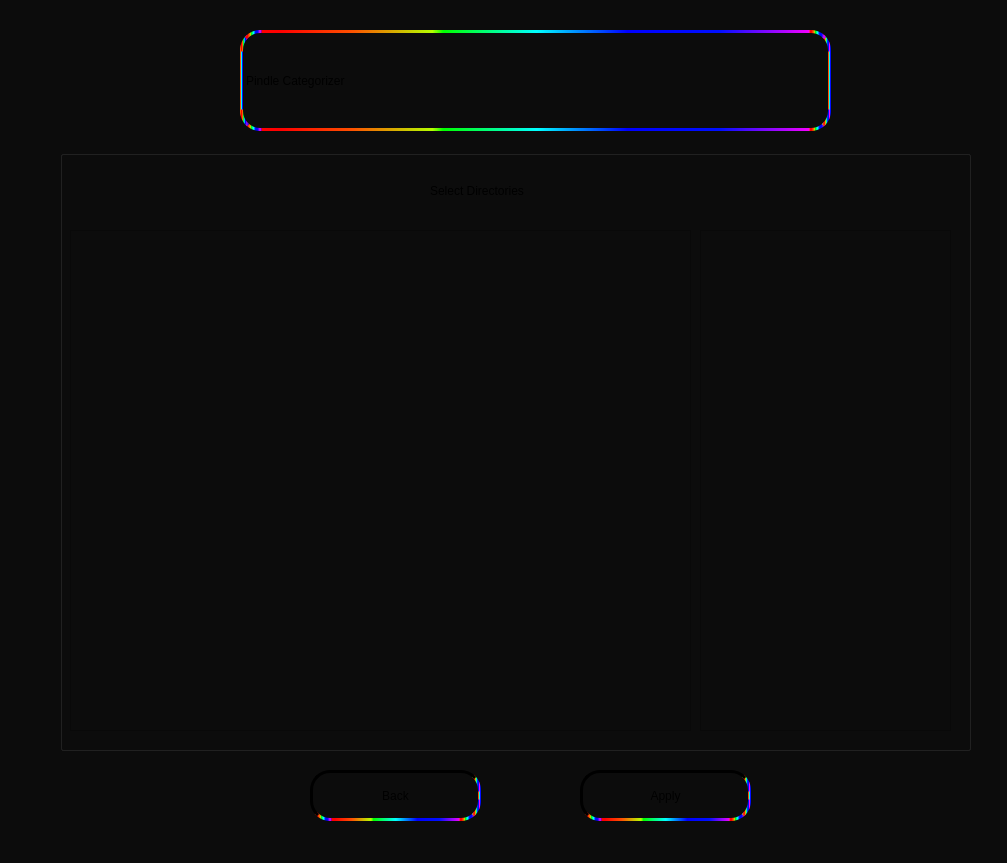
<?xml version="1.0" encoding="UTF-8"?>
<ui version="4.0">
 <class>MainWindow</class>
 <widget class="QMainWindow" name="MainWindow">
  <property name="geometry">
   <rect>
    <x>0</x>
    <y>0</y>
    <width>1007</width>
    <height>863</height>
   </rect>
  </property>
  <property name="windowTitle">
   <string>MainWindow</string>
  </property>
  <property name="styleSheet">
   <string notr="true">background-color: rgb(12, 12, 12);</string>
  </property>
  <widget class="QWidget" name="centralwidget">
   <widget class="QLabel" name="label">
    <property name="geometry">
     <rect>
      <x>240</x>
      <y>30</y>
      <width>591</width>
      <height>101</height>
     </rect>
    </property>
    <property name="styleSheet">
     <string notr="true">font: 75 45pt &quot;Quicksand&quot;;
border-radius: 20px;
border: 3px solid qlineargradient(spread:reflect, x1:0, y1:0, x2:1, y2:0, stop:0.0379147 rgba(255, 0, 0, 255), stop:0.166 rgba(255, 80, 0, 255), stop:0.312796 rgba(181, 255, 0, 255), stop:0.333 rgba(0, 255, 0, 255), stop:0.50237 rgba(0, 255, 255, 255), stop:0.666 rgba(0, 0, 255, 255), stop:0.833 rgba(0, 15, 255, 255), stop:1 rgba(252, 0, 255, 255));</string>
    </property>
    <property name="text">
     <string>Pindle Categorizer</string>
    </property>
   </widget>
   <widget class="QGroupBox" name="groupBox">
    <property name="geometry">
     <rect>
      <x>60</x>
      <y>150</y>
      <width>911</width>
      <height>601</height>
     </rect>
    </property>
    <property name="styleSheet">
     <string notr="true">font: 75 20pt &quot;Quicksand&quot;;</string>
    </property>
    <property name="title">
     <string/>
    </property>
    <property name="alignment">
     <set>Qt::AlignHCenter|Qt::AlignTop</set>
    </property>
    <property name="flat">
     <bool>true</bool>
    </property>
    <property name="checkable">
     <bool>false</bool>
    </property>
    <widget class="QLabel" name="label_6">
     <property name="geometry">
      <rect>
       <x>370</x>
       <y>20</y>
       <width>231</width>
       <height>41</height>
      </rect>
     </property>
     <property name="text">
      <string>Select Directories</string>
     </property>
    </widget>
    <widget class="QTreeView" name="DirectoryView">
     <property name="geometry">
      <rect>
       <x>10</x>
       <y>80</y>
       <width>621</width>
       <height>501</height>
      </rect>
     </property>
     <property name="styleSheet">
      <string notr="true">font: 75 18pt &quot;Quicksand&quot;;</string>
     </property>
     <property name="frameShadow">
      <enum>QFrame::Raised</enum>
     </property>
     <property name="midLineWidth">
      <number>0</number>
     </property>
     <property name="sizeAdjustPolicy">
      <enum>QAbstractScrollArea::AdjustToContents</enum>
     </property>
     <property name="autoScrollMargin">
      <number>11</number>
     </property>
     <property name="dragDropMode">
      <enum>QAbstractItemView::DragOnly</enum>
     </property>
     <property name="defaultDropAction">
      <enum>Qt::CopyAction</enum>
     </property>
     <property name="selectionMode">
      <enum>QAbstractItemView::SingleSelection</enum>
     </property>
     <property name="selectionBehavior">
      <enum>QAbstractItemView::SelectItems</enum>
     </property>
     <property name="indentation">
      <number>35</number>
     </property>
     <property name="uniformRowHeights">
      <bool>true</bool>
     </property>
     <property name="sortingEnabled">
      <bool>true</bool>
     </property>
     <property name="animated">
      <bool>true</bool>
     </property>
     <attribute name="headerCascadingSectionResizes">
      <bool>false</bool>
     </attribute>
     <attribute name="headerDefaultSectionSize">
      <number>110</number>
     </attribute>
    </widget>
    <widget class="QListWidget" name="listWidget">
     <property name="geometry">
      <rect>
       <x>640</x>
       <y>80</y>
       <width>251</width>
       <height>501</height>
      </rect>
     </property>
     <property name="cursor" stdset="0">
      <cursorShape>PointingHandCursor</cursorShape>
     </property>
     <property name="dragDropMode">
      <enum>QAbstractItemView::DropOnly</enum>
     </property>
     <property name="defaultDropAction">
      <enum>Qt::CopyAction</enum>
     </property>
     <property name="sortingEnabled">
      <bool>false</bool>
     </property>
    </widget>
    <widget class="QPushButton" name="pushButton_4">
     <property name="geometry">
      <rect>
       <x>730</x>
       <y>510</y>
       <width>81</width>
       <height>51</height>
      </rect>
     </property>
     <property name="cursor">
      <cursorShape>PointingHandCursor</cursorShape>
     </property>
     <property name="styleSheet">
      <string notr="true">border: 0px;</string>
     </property>
     <property name="text">
      <string/>
     </property>
     <property name="icon">
      <iconset>
       <normaloff>categorization pics/minus.png</normaloff>categorization pics/minus.png</iconset>
     </property>
     <property name="iconSize">
      <size>
       <width>100</width>
       <height>100</height>
      </size>
     </property>
    </widget>
   </widget>
   <widget class="QPushButton" name="pushButton">
    <property name="geometry">
     <rect>
      <x>310</x>
      <y>770</y>
      <width>171</width>
      <height>51</height>
     </rect>
    </property>
    <property name="cursor">
     <cursorShape>PointingHandCursor</cursorShape>
    </property>
    <property name="styleSheet">
     <string notr="true">font: 75 20pt &quot;Quicksand&quot;;
border-radius: 20px;
border: 3px solid qlineargradient(spread:reflect, x1:0, y1:0, x2:1, y2:0, stop:0.0379147 rgba(255, 0, 0, 255), stop:0.166 rgba(255, 80, 0, 255), stop:0.312796 rgba(181, 255, 0, 255), stop:0.333 rgba(0, 255, 0, 255), stop:0.50237 rgba(0, 255, 255, 255), stop:0.666 rgba(0, 0, 255, 255), stop:0.833 rgba(0, 15, 255, 255), stop:1 rgba(252, 0, 255, 255));
border-style: outset;
border-top-color: 3px qlineargradient(spread:reflect, x1:0, y1:0, x2:1, y2:0, stop:0.0379147 rgba(255, 0, 0, 255), stop:0.166 rgba(255, 80, 0, 255), stop:0.312796 rgba(181, 255, 0, 255), stop:0.333 rgba(0, 255, 0, 255), stop:0.50237 rgba(0, 255, 255, 255), stop:0.666 rgba(0, 0, 255, 255), stop:0.833 rgba(0, 15, 255, 255), stop:1 rgba(252, 0, 255, 255));
</string>
    </property>
    <property name="text">
     <string>Back</string>
    </property>
    <property name="autoDefault">
     <bool>false</bool>
    </property>
    <property name="flat">
     <bool>true</bool>
    </property>
   </widget>
   <widget class="QPushButton" name="pushButton_2">
    <property name="geometry">
     <rect>
      <x>580</x>
      <y>770</y>
      <width>171</width>
      <height>51</height>
     </rect>
    </property>
    <property name="cursor">
     <cursorShape>PointingHandCursor</cursorShape>
    </property>
    <property name="styleSheet">
     <string notr="true">font: 75 20pt &quot;Quicksand&quot;;
border-radius: 20px;
border: 3px solid qlineargradient(spread:reflect, x1:0, y1:0, x2:1, y2:0, stop:0.0379147 rgba(255, 0, 0, 255), stop:0.166 rgba(255, 80, 0, 255), stop:0.312796 rgba(181, 255, 0, 255), stop:0.333 rgba(0, 255, 0, 255), stop:0.50237 rgba(0, 255, 255, 255), stop:0.666 rgba(0, 0, 255, 255), stop:0.833 rgba(0, 15, 255, 255), stop:1 rgba(252, 0, 255, 255));
border-style: outset;
border-top-color: 3px qlineargradient(spread:reflect, x1:0, y1:0, x2:1, y2:0, stop:0.0379147 rgba(255, 0, 0, 255), stop:0.166 rgba(255, 80, 0, 255), stop:0.312796 rgba(181, 255, 0, 255), stop:0.333 rgba(0, 255, 0, 255), stop:0.50237 rgba(0, 255, 255, 255), stop:0.666 rgba(0, 0, 255, 255), stop:0.833 rgba(0, 15, 255, 255), stop:1 rgba(252, 0, 255, 255));
</string>
    </property>
    <property name="text">
     <string>Apply</string>
    </property>
    <property name="autoDefault">
     <bool>false</bool>
    </property>
    <property name="flat">
     <bool>true</bool>
    </property>
   </widget>
  </widget>
 </widget>
 <resources/>
 <connections/>
</ui>
